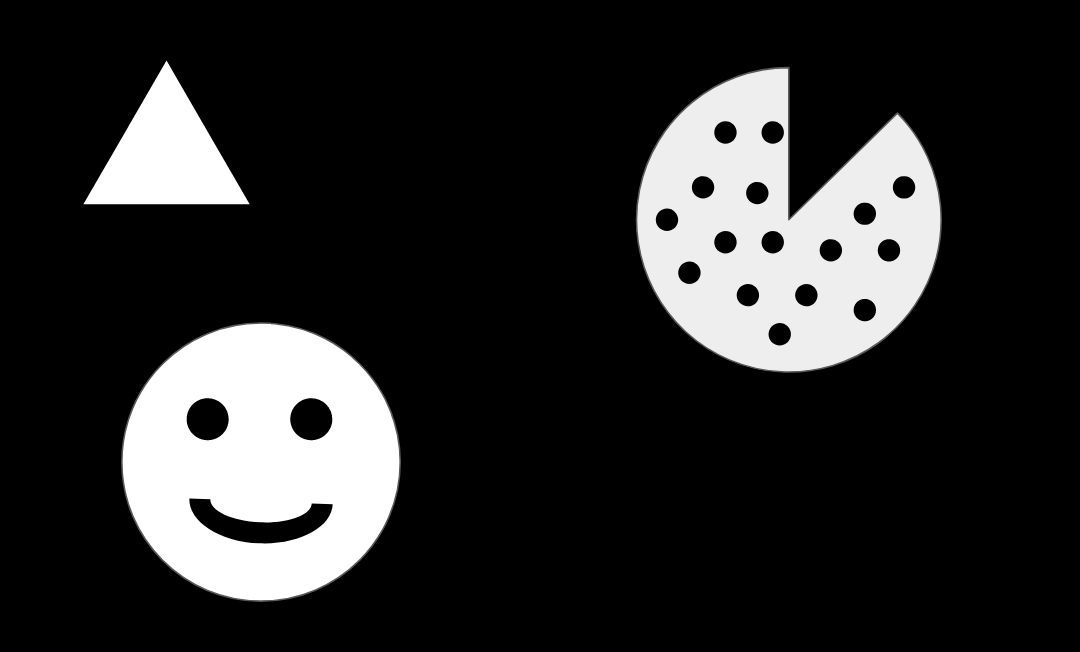
#> input picture GoruntuIsleme/2.Egitim/6-NesneTanima/src/input/internal_external.png, 1080 x 652 px
$ jupyter execute 6-ContourDetection.ipynb   (shell and % lines are left out)   (older library calls are emulated)
#> lines starting #> are read from the running program, lines starting #| are printed output that depends on the picture; after the words box and inside, x2 and y2 are one past the last pixel; in counts of white or black regions, pixels touching at a corner belong together
[cell 1]
import cv2
import numpy as np
import matplotlib.pyplot as plt

[cell 2]
img = cv2.imread('input/internal_external.png',0)
#> img is the input picture: shape (652, 1080); min 0, max 255, mean 43.4
img.shape
#> Out = (652, 1080)

[cell 3]
plt.imshow(img,cmap='gray') # zaten shape de siyah beyaz olduğunu anlamıştık ama gene de gray yazdım

[cell 4]
contours, hierarchy = cv2.findContours(img, cv2.RETR_CCOMP, cv2.CHAIN_APPROX_SIMPLE) # 2. parametre External (Dış) ya da Internal (İç) Konturlar mı olduğunu belirlediğimiz kısım
#> contours = 22 contours; largest, box (x1, y1, x2, y2) and area: (635, 66, 942, 373) 64554, (121, 322, 401, 602) 61517, (83, 60, 250, 205) 12042, (189, 498, 333, 544) 3049, (186, 398, 229, 441) 1380
# image, contours, hierarchy = cv2.findContours(img, cv2.RETR_CCOMP, cv2.CHAIN_APPROX_SIMPLE) şeklindeydi ama cv2.CHAIN_APPROX_SIMPLE hiyerarşik yapısında 2 değer döndürürmüş

#### cv2.findContours işlevinin ikinci ve üçüncü parametreleri, kontur bulma işleminin davranışını belirler. İşte bu parametrelerin ne yaptığını ve ne zaman kullanılabileceklerini açıklayan bir özet:

### İkinci Parametre: Retrieval Modu (Retrieval Mode):
* cv2.RETR_EXTERNAL: Yalnızca dış konturları (dış konturları) alır. Diğer konturları almaz.
* cv2.RETR_LIST: Tüm konturları alır, hiyerarşi olmadan. Yani iç içe geçmiş konturları dikkate almaz.
* cv2.RETR_CCOMP: İki seviyeli bir hiyerarşi oluşturur. İç içe geçmiş konturların dış ve iç kontur olmak üzere iki seviyesi vardır.
* cv2.RETR_TREE: Tüm konturları hiyerarşik bir şekilde alır. Yani iç içe geçmiş konturları ve ilişkili hiyerarşiyi dikkate alır.

### Üçüncü Parametre: Kontur Yakınsama Metodu (Contour Approximation Method):
* cv2.CHAIN_APPROX_NONE: Tüm kontur noktalarını saklar. Bu, çok fazla noktanın saklandığı ve gereksiz bellek kullanımına neden olduğu için genellikle önerilmez.
* cv2.CHAIN_APPROX_SIMPLE: Yalnızca konturun köşe noktalarını saklar. Yani, bir doğru oluşturabilecek ardışık noktaların arasındaki tüm ara noktaları atlar. Bu, genellikle şeklin genel yapısını korumak için yeterlidir.
* cv2.CHAIN_APPROX_TC89_L1: Tehlike bağlantısı (Teho Nikkanen ve J. S. Chin tarafından geliştirilmiştir) kullanarak konturu yaklaşık olarak çizer. Bu, daha düzgün kontur yakınsaması sağlayabilir.

[cell 5]
type(contours)

[cell 6]
len(contours) # kaç contour belirlemişiz
#> Out = 22

[cell 7]
type(hierarchy)

[cell 8]
hierarchy.shape
#> Out = (1, 22, 4)

[cell 9]
hierarchy
#> Out = 22 rows, first 6: [4, -1, 1, -1], [2, -1, -1, 0], [3, 1, -1, 0], [-1, 2, -1, 0], [21, 0, 5, -1], [6, -1, -1, 4]
# 4. sütunun -1 olanlarının manası external satır olduklarıdır.

[cell 10]
# np.zeros(image.shape) olması gerekiyordu ama ben image döndüremedim
# bunun yerine img nin shape kullanıcam
external_contours=np.zeros(img.shape)
plt.imshow(external_contours)
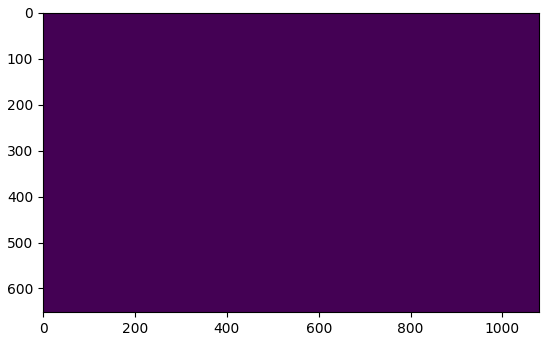
#> figure drawn by matplotlib, 1 panel

[cell 11]
for i in range(len(contours)):
    if hierarchy[0][i][3]==-1:
        cv2.drawContours(external_contours,contours,i,255,-1)
#> this loop made 22 passes
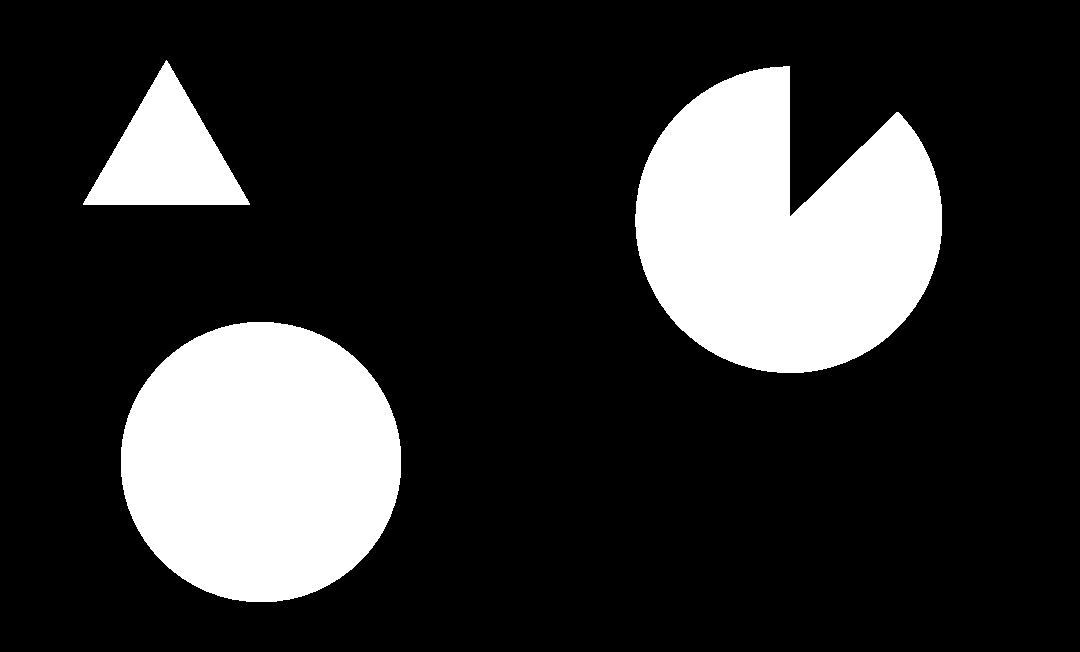
#> external_contours: shape (652, 1080) float64; 19.8% white; 3 white regions, box (x1, y1, x2, y2) and area: (635, 66, 942, 373) 65063, (121, 322, 401, 602) 61914, (83, 60, 250, 205) 12270

'''
cv2.drawContours(external_contours, contours, i, 255, -1): Bu if bloğu, belirli bir konturu beyaz renkle doldurur.
external_contours adında bir görüntü ve contours dizisindeki belirli bir kontur kullanılarak bir maske oluşturulur.
255 değeri, doldurma rengini belirtir (beyaz), -1 ise konturun tamamını doldurmak için kullanılan kalınlık değeridir.
'''

hierarchy dizisi, cv2.findContours işlevinden döndürülen kontur hiyerarşisi hakkında bilgi içerir. Bu dizi, her kontur için bir giriş içerir ve her giriş, o kontura ilişkin hiyerarşik bilgiyi içeren bir diziye sahiptir.<br>

* hierarchy[0][i][3] ifadesindeki i, belirli bir konturun dizinini temsil eder. Bu, contours dizisinde bulunan konturların sırasını belirtir. Yani, hierarchy dizisinin ilk boyutu, contours dizisinin boyutu ile aynıdır ve her bir öğe, bir kontura karşılık gelir.
<br>
* hierarchy[0][i][3] ifadesindeki [3], belirli bir konturun ebeveynini temsil eden indekstir. Bu, konturun iç içe geçmişlik düzeyini belirler. Eğer bir konturun ebeveyni yoksa (yani, dış kontursa), bu değer -1 olur.
<br>
* Özetle, hierarchy[0][i][3], contours dizisindeki i indisine sahip konturun ebeveyninin indeksini temsil eder. Bu değer, konturun hiyerarşik ilişkilerini belirtir.

[cell 12]
plt.imshow(external_contours,cmap="gray")

[cell 13]
#şimdi de orjinal resimdeki nokta olmayanlar için uygulayacağız
# bunun için de hierarchy deki -1 olmayanları kullanacağız
image_internal=np.zeros(img.shape)

for i in range(len(contours)):
    if hierarchy[0][i][3]!=-1:
        cv2.drawContours(image_internal,contours,i,255,-1)
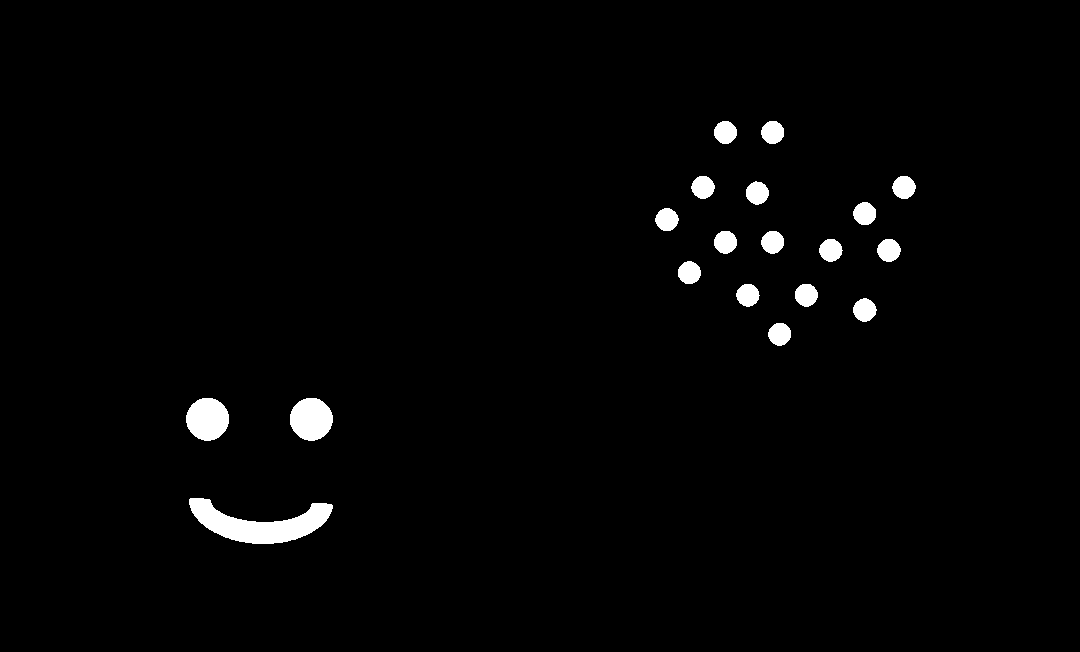
#> image_internal: shape (652, 1080) float64; 1.8% white; 19 white regions, largest, box (x1, y1, x2, y2) and area: (189, 498, 333, 544) 3207, (186, 398, 229, 441) 1440, (290, 398, 333, 441) 1438
plt.imshow(image_internal,cmap='gray')
